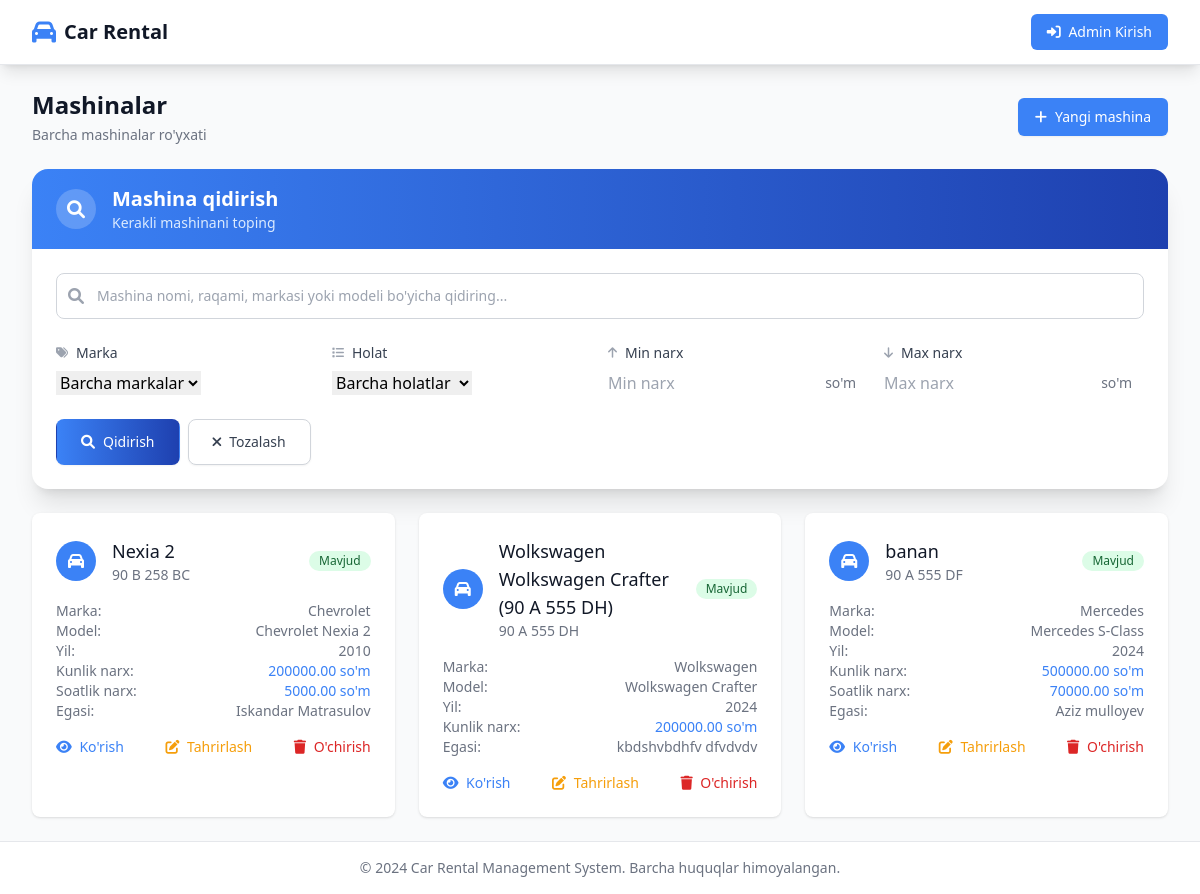
/vehicles/, run on the app's committed database.
### vehicles/models.py (models this page shows, shortened)
class Vehicle(models.Model):
    STATUS_CHOICES = [
        ("inactive", "Faol emas"),
        ("available", "Mavjud"),
        ("rented", "Ijaraga berilgan"),
        ("maintenance", "Ta'mirda"),
    ]
    owner = models.ForeignKey(CustomUser, on_delete=models.CASCADE, related_name="vehicles")
    make = models.ForeignKey(CarMake, on_delete=models.SET_NULL, null=True, blank=True)
    model = models.ForeignKey(CarModel, on_delete=models.SET_NULL, null=True, blank=True)
    name = models.CharField(max_length=200, blank=True)
    plate_number = models.CharField(max_length=20, unique=True, validators=[plate_validator])
    year = models.PositiveSmallIntegerField(null=True, blank=True)
    daily_price = models.DecimalField(max_digits=10, decimal_places=2, default=Decimal("0.00"))
    hourly_price = models.DecimalField(max_digits=10, decimal_places=2, null=True, blank=True)
    status = models.CharField(max_length=20, choices=STATUS_CHOICES, default="inactive")
    created_at = models.DateTimeField(auto_now_add=True)
    updated_at = models.DateTimeField(auto_now=True)
    class Meta:
        ordering = ['-created_at']
    def __str__(self):
        display_name = self.name or f"{self.make} {self.model}" if self.make and self.model else "Unknown Vehicle"
        return f"{display_name} ({self.plate_number})"

class CarMake(models.Model):
    name = models.CharField(max_length=100, unique=True)
    def __str__(self):
        return self.name

class CarModel(models.Model):
    make = models.ForeignKey(CarMake, on_delete=models.CASCADE, related_name="models")
    name = models.CharField(max_length=100)
    class Meta:
        unique_together = ("make", "name")
    def __str__(self):
        return f"{self.make.name} {self.name}"

### accounts/models.py (models this page shows, shortened)
class CustomUser(AbstractUser):
    class Roles(models.TextChoices):
        OWNER = "owner", "Mashina egasi"
        RENTER = "renter", "Ijara oluvchi"
    role = models.CharField(max_length=10, choices=Roles.choices)
    phone = models.CharField(max_length=30, blank=True)
    is_verified = models.BooleanField(default=False)

### vehicles/views.py (the view, shortened to what this page needs)
# urls.py: path('', views.VehicleListView.as_view(), name='vehicle_list'),
class VehicleListView(ListView):
    model = Vehicle
    template_name = 'vehicles/vehicle_list.html'
    context_object_name = 'vehicles'
    paginate_by = 12
    def get_queryset(self):
        queryset = Vehicle.objects.select_related('owner', 'make', 'model')
        search_form = VehicleSearchForm(self.request.GET)
        if search_form.is_valid():
            search = search_form.cleaned_data.get('search')
            make = search_form.cleaned_data.get('make')
            status = search_form.cleaned_data.get('status')
            min_price = search_form.cleaned_data.get('min_price')
            max_price = search_form.cleaned_data.get('max_price')
            if make:
                queryset = queryset.filter(make=make)
            if status:
                queryset = queryset.filter(status=status)
            if min_price:
                queryset = queryset.filter(daily_price__gte=min_price)
            if max_price:
                queryset = queryset.filter(daily_price__lte=max_price)
        return queryset.order_by('-created_at')
    def get_context_data(self, **kwargs):
        context = super().get_context_data(**kwargs)
        context['search_form'] = VehicleSearchForm(self.request.GET)
        context['makes'] = CarMake.objects.all()
        return context

### vehicles/forms.py
class VehicleSearchForm(forms.Form):
    search = forms.CharField(
        max_length=200,
        required=False,
        widget=forms.TextInput(attrs={
            'class': 'form-control',
            'placeholder': 'Mashina qidirish...',
            'id': 'search-input'
        })
    )
    make = forms.ModelChoiceField(
        queryset=CarMake.objects.all(),
        required=False,
        empty_label="Barcha markalar",
        widget=forms.Select(attrs={'class': 'form-control'})
    )
    status = forms.ChoiceField(
        choices=[('', 'Barcha holatlar')] + Vehicle.STATUS_CHOICES,
        required=False,
        widget=forms.Select(attrs={'class': 'form-control'})
    )
    min_price = forms.DecimalField(
        required=False,
        widget=forms.NumberInput(attrs={'class': 'form-control', 'step': '0.01', 'placeholder': 'Min narx'})
    )
    max_price = forms.DecimalField(
        required=False,
        widget=forms.NumberInput(attrs={'class': 'form-control', 'step': '0.01', 'placeholder': 'Max narx'})
    )

### templates/vehicles/vehicle_list.html (shortened to what this page needs)
{% extends 'base.html' %}
{% block content %}
<div class="space-y-6">
    <div class="flex justify-between items-center">
        <div>
            <h1 class="text-2xl font-bold text-gray-900">Mashinalar</h1>
            <p class="mt-1 text-sm text-gray-500">Barcha mashinalar ro'yxati</p>
        </div>
        <a href="{% url 'vehicle_create' %}" class="inline-flex items-center px-4 py-2 border border-transparent rounded-md shadow-sm text-sm font-medium text-white bg-primary hover:bg-secondary focus:outline-none focus:ring-2 focus:ring-offset-2 focus:ring-primary">
            <i class="fas fa-plus mr-2"></i>
            Yangi mashina
        </a>
    </div>
    <div class="bg-white shadow-xl rounded-2xl overflow-hidden">
        <div class="bg-gradient-to-r from-primary to-secondary px-6 py-4">
            <div class="flex items-center">
                <div class="flex-shrink-0">
                    <div class="w-10 h-10 bg-white bg-opacity-20 rounded-full flex items-center justify-center">
                        <i class="fas fa-search text-white text-lg"></i>
                    </div>
                </div>
                <div class="ml-4">
                    <h2 class="text-xl font-bold text-white">Mashina qidirish</h2>
                    <p class="text-blue-100 text-sm">Kerakli mashinani toping</p>
                </div>
            </div>
        </div>
        <div class="px-6 py-6">
            <form method="get" class="space-y-6">
                <div class="space-y-4">
                    <div class="relative">
                        <div class="absolute inset-y-0 left-0 pl-3 flex items-center pointer-events-none">
                        </div>
                        <input type="text" name="search" value="{{ search_form.search.value|default:'' }}"
                               placeholder="Mashina nomi, raqami, markasi yoki modeli bo'yicha qidiring..."
                               class="block w-full pl-10 pr-3 py-3 border border-gray-300 rounded-lg focus:ring-2 focus:ring-primary focus:border-primary text-sm">
                    </div>
                </div>
                <div class="grid grid-cols-1 gap-4 sm:grid-cols-2 lg:grid-cols-4">
                    <div class="space-y-2">
                        <label class="block text-sm font-medium text-gray-700 flex items-center">
                            <i class="fas fa-tags text-gray-400 mr-2 text-xs"></i>
                            Marka
                        </label>
                        <div class="relative">
                            {{ search_form.make }}
                        </div>
                    </div>
                    <div class="space-y-2">
                        <label class="block text-sm font-medium text-gray-700 flex items-center">
                            <i class="fas fa-list text-gray-400 mr-2 text-xs"></i>
                            Holat
                        </label>
                        <div class="relative">
                            {{ search_form.status }}
                        </div>
                    </div>
                    <div class="space-y-2">
                        <label class="block text-sm font-medium text-gray-700 flex items-center">
                            <i class="fas fa-arrow-up text-gray-400 mr-2 text-xs"></i>
                            Min narx
                        </label>
                        <div class="relative">
                            {{ search_form.min_price }}
                            <div class="absolute inset-y-0 right-0 pr-3 flex items-center pointer-events-none">
                                <span class="text-gray-500 text-sm">so'm</span>
                            </div>
                        </div>
                    </div>
                    <div class="space-y-2">
                        <label class="block text-sm font-medium text-gray-700 flex items-center">
                            <i class="fas fa-arrow-down text-gray-400 mr-2 text-xs"></i>
                            Max narx
                        </label>
                        <div class="relative">
                            {{ search_form.max_price }}
                            <div class="absolute inset-y-0 right-0 pr-3 flex items-center pointer-events-none">
                                <span class="text-gray-500 text-sm">so'm</span>
                            </div>
                        </div>
                    </div>
                </div>
                <div class="flex flex-col sm:flex-row justify-between items-center space-y-3 sm:space-y-0 sm:space-x-4">
                    <div class="flex items-center space-x-2">
                        <button type="submit" class="inline-flex items-center px-6 py-3 border border-transparent shadow-sm text-sm font-medium rounded-lg text-white bg-gradient-to-r from-primary to-secondary hover:from-secondary hover:to-primary focus:outline-none focus:ring-2 focus:ring-offset-2 focus:ring-primary transition-all duration-200 transform hover:scale-105">
                            <i class="fas fa-search mr-2"></i>
                            Qidirish
                        </button>
                        <a href="{% url 'vehicle_list' %}" class="inline-flex items-center px-6 py-3 border border-gray-300 shadow-sm text-sm font-medium rounded-lg text-gray-700 bg-white hover:bg-gray-50 focus:outline-none focus:ring-2 focus:ring-offset-2 focus:ring-primary transition-colors duration-200">
                            <i class="fas fa-times mr-2"></i>
                            Tozalash
                        </a>
                    </div>
                </div>
            </form>
        </div>
    </div>
    <div class="grid grid-cols-1 gap-6 sm:grid-cols-2 lg:grid-cols-3">
        {% for vehicle in vehicles %}
        <div class="bg-white overflow-hidden shadow rounded-lg hover:shadow-lg transition-shadow duration-200">
            <div class="px-4 py-5 sm:p-6">
                <div class="flex items-center justify-between">
                    <div class="flex items-center">
                        <div class="flex-shrink-0">
                            <div class="h-10 w-10 rounded-full bg-primary flex items-center justify-center">
                                <i class="fas fa-car text-white"></i>
                            </div>
                        </div>
                        <div class="ml-4">
                            <h3 class="text-lg font-medium text-gray-900">{{ vehicle.name|default:vehicle }}</h3>
                            <p class="text-sm text-gray-500">{{ vehicle.plate_number }}</p>
                        </div>
                    </div>
                    <span class="inline-flex items-center px-2.5 py-0.5 rounded-full text-xs font-medium
                        {% if vehicle.status == 'available' %}bg-green-100 text-green-800
                        {% elif vehicle.status == 'rented' %}bg-red-100 text-red-800
                        {% elif vehicle.status == 'maintenance' %}bg-yellow-100 text-yellow-800
                        {% else %}bg-gray-100 text-gray-800{% endif %}">
                        {{ vehicle.get_status_display }}
                    </span>
                </div>
                <div class="mt-4">
                    <div class="flex justify-between text-sm text-gray-500">
                        <span>Marka:</span>
                        <span class="font-medium">{{ vehicle.make|default:"N/A" }}</span>
                    </div>
                    <div class="flex justify-between text-sm text-gray-500">
                        <span>Model:</span>
                        <span class="font-medium">{{ vehicle.model|default:"N/A" }}</span>
                    </div>
                    <div class="flex justify-between text-sm text-gray-500">
                        <span>Yil:</span>
                        <span class="font-medium">{{ vehicle.year|default:"N/A" }}</span>
                    </div>
                    <div class="flex justify-between text-sm text-gray-500">
                        <span>Kunlik narx:</span>
                        <span class="font-medium text-primary">{{ vehicle.daily_price }} so'm</span>
                    </div>
                    {% if vehicle.hourly_price %}
                    <div class="flex justify-between text-sm text-gray-500">
                        <span>Soatlik narx:</span>
                        <span class="font-medium text-primary">{{ vehicle.hourly_price }} so'm</span>
                    </div>
                    {% endif %}
                    <div class="flex justify-between text-sm text-gray-500">
                        <span>Egasi:</span>
                        <span class="font-medium">{{ vehicle.owner.get_full_name|default:vehicle.owner.username }}</span>
                    </div>
                </div>
                <div class="mt-4 flex justify-between">
                    <a href="{% url 'vehicle_detail' vehicle.pk %}" class="text-primary hover:text-secondary text-sm font-medium">
                        <i class="fas fa-eye mr-1"></i>
                        Ko'rish
                    </a>
                    <a href="{% url 'vehicle_update' vehicle.pk %}" class="text-warning hover:text-yellow-600 text-sm font-medium">
                        <i class="fas fa-edit mr-1"></i>
                        Tahrirlash
                    </a>
                    <a href="{% url 'vehicle_delete' vehicle.pk %}" class="text-red-600 hover:text-red-800 text-sm font-medium">
                        <i class="fas fa-trash mr-1"></i>
                        O'chirish
                    </a>
                </div>
            </div>
        </div>
        {% empty %}
        <div class="col-span-full text-center py-12">
            <i class="fas fa-car text-gray-400 text-4xl mb-4"></i>
            <h3 class="text-lg font-medium text-gray-900 mb-2">Mashinalar topilmadi</h3>
            <p class="text-gray-500">Hozircha hech qanday mashina mavjud emas.</p>
        </div>
        {% endfor %}
    </div>
</div>
{% endblock %}

### templates/base.html (style rules this page uses)
input[type="text"], input[type="email"], input[type="password"], select { transition: all 0.2s ease-in-out; }

### data on the page
Vehicle: name "Nexia 2", plate_number "90 B 258 BC", status "Mavjud", make "Chevrolet", model "Chevrolet Nexia 2", year "2010", daily_price "200000.00", hourly_price "5000.00", owner.get_full_name "Iskandar Matrasulov"
Vehicle: name "Wolkswagen Wolkswagen Crafter (90 A 555 DH)", plate_number "90 A 555 DH", status "Mavjud", make "Wolkswagen", model "Wolkswagen Crafter", year "2024", daily_price "200000.00", owner.get_full_name "kbdshvbdhfv dfvdvdv"
Vehicle: name "banan", plate_number "90 A 555 DF", status "Mavjud", make "Mercedes", model "Mercedes S-Class", year "2024", daily_price "500000.00", hourly_price "70000.00", owner.get_full_name "Aziz mulloyev"
